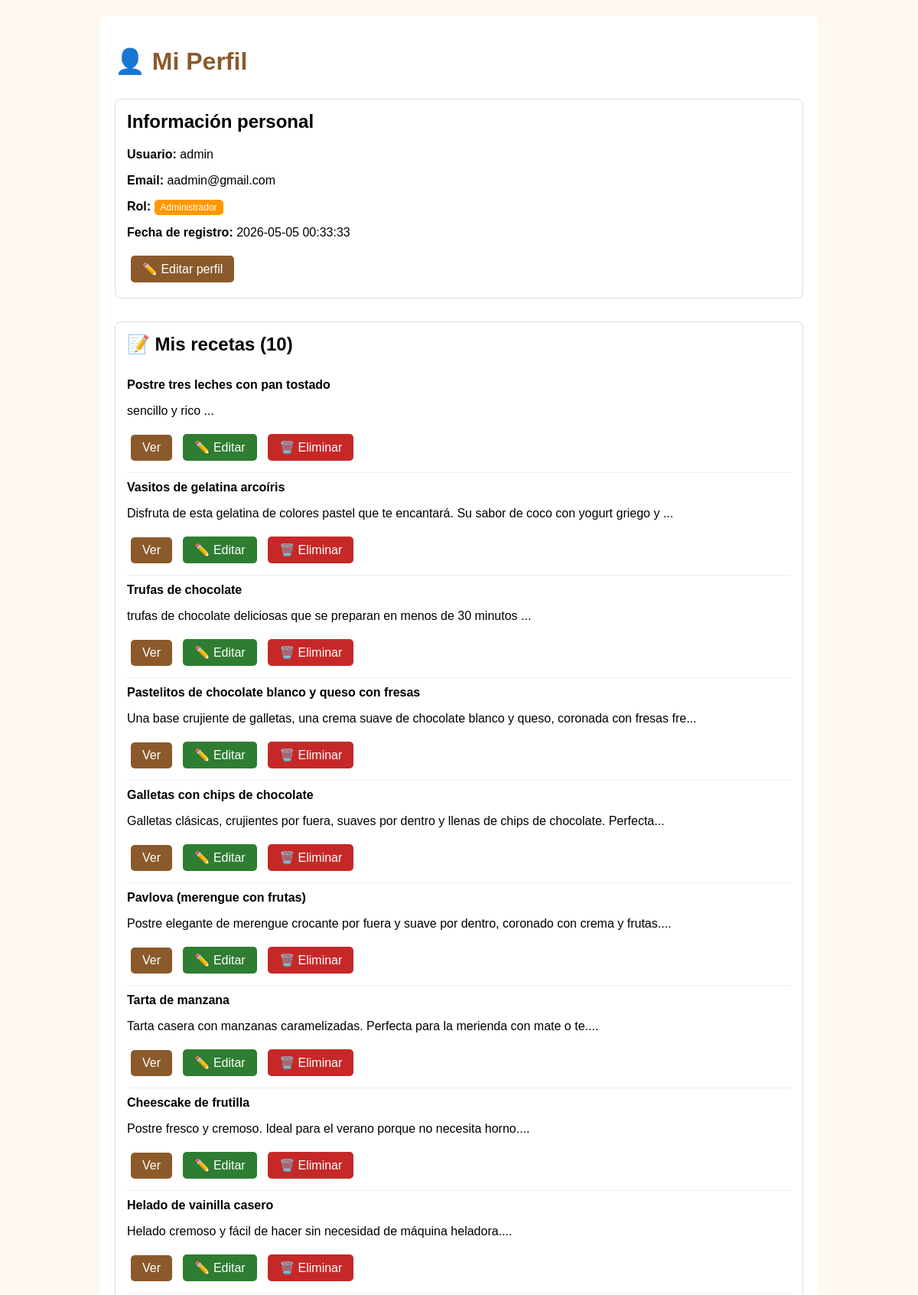
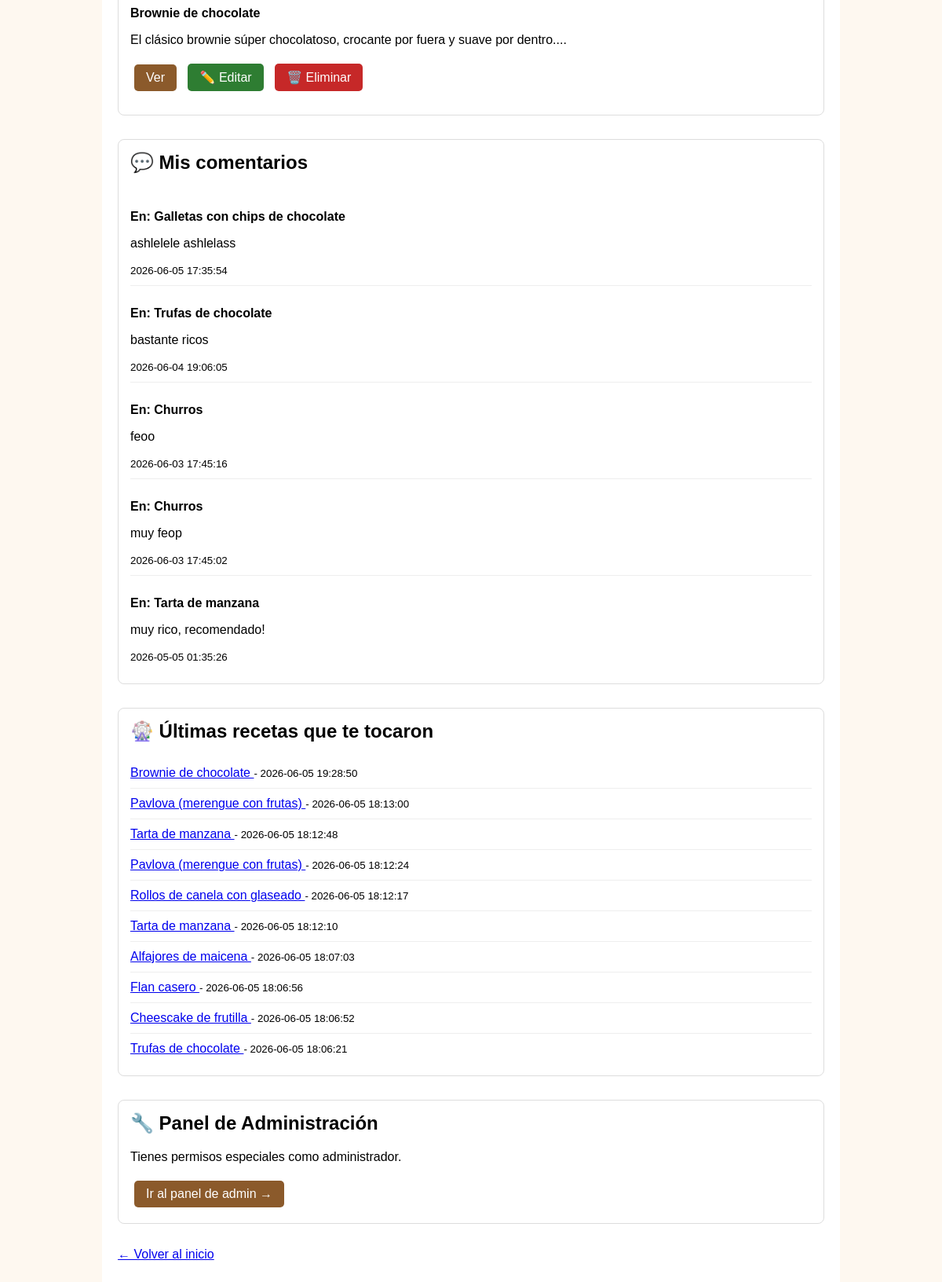
Page /proyecto_postres/perfil.php (signed in) on the committed database (2 pictures, top to bottom).
### tables this page shows
CREATE TABLE `usuarios` (
  `id` int(11) NOT NULL,
  `nombre_usuario` varchar(50) NOT NULL,
  `email` varchar(100) NOT NULL,
  `contraseña` varchar(255) NOT NULL,
  `fecha_registro` timestamp NOT NULL DEFAULT current_timestamp(),
  `rol` enum('usuario','admin') DEFAULT 'usuario'
);

CREATE TABLE `recetas` (
  `id` int(11) NOT NULL,
  `titulo` varchar(100) NOT NULL,
  `descripcion` text DEFAULT NULL,
  `ingredientes` text NOT NULL,
  `instrucciones` text NOT NULL,
  `tiempo_preparacion` int(11) DEFAULT NULL,
  `dificultad` enum('Fácil','Media','Difícil') NOT NULL DEFAULT 'Fácil',
  `imagen_url` varchar(255) DEFAULT NULL,
  `categoria_id` int(11) DEFAULT NULL,
  `usuario_id` int(11) DEFAULT NULL,
  `fecha_creacion` timestamp NOT NULL DEFAULT current_timestamp(),
  `votos_total` int(11) DEFAULT 0,
  `votos_count` int(11) DEFAULT 0
);

CREATE TABLE `comentarios` (
  `id` int(11) NOT NULL,
  `contenido` text NOT NULL,
  `fecha` timestamp NOT NULL DEFAULT current_timestamp(),
  `usuario_id` int(11) DEFAULT NULL,
  `receta_id` int(11) DEFAULT NULL
);

CREATE TABLE `ruleta_historial` (
  `id` int(11) NOT NULL,
  `usuario_id` int(11) DEFAULT NULL,
  `receta_id` int(11) DEFAULT NULL,
  `fecha_seleccion` timestamp NOT NULL DEFAULT current_timestamp()
);

### proyecto_postres/perfil.php (the view, shortened to what this page needs)
<?php
require_once 'conexion.php';
$usuario_id = $_SESSION['usuario_id'];
$sql_usuario = "SELECT * FROM usuarios WHERE id = $usuario_id";
$usuario = $conn->query($sql_usuario)->fetch_assoc();
$sql_recetas = "SELECT * FROM recetas WHERE usuario_id = $usuario_id ORDER BY fecha_creacion DESC";
$mis_recetas = $conn->query($sql_recetas);
$sql_comentarios = "SELECT c.*, r.titulo as receta_titulo
                    FROM comentarios c
                    JOIN recetas r ON c.receta_id = r.id
                    WHERE c.usuario_id = $usuario_id
                    ORDER BY c.fecha DESC LIMIT 10";
$mis_comentarios = $conn->query($sql_comentarios);
$sql_ruleta = "SELECT rh.*, r.titulo
               FROM ruleta_historial rh
               JOIN recetas r ON rh.receta_id = r.id
               WHERE rh.usuario_id = $usuario_id
               ORDER BY rh.fecha_seleccion DESC LIMIT 10";
$historial_ruleta = $conn->query($sql_ruleta);
?>
<!DOCTYPE html>
<html>
<head>
</head>
<body>
<div class="container">
    <h1>👤 Mi Perfil</h1>
    <div class="seccion">
        <h2>Información personal</h2>
        <p><strong>Usuario:</strong> <?php echo $usuario['nombre_usuario']; ?></p>
        <p><strong>Email:</strong> <?php echo $usuario['email']; ?></p>
        <p><strong>Rol:</strong>
            <?php if($usuario['rol'] == 'admin'): ?>
                <span class="admin-badge">Administrador</span>
            <?php else: ?>
                Usuario
            <?php endif; ?>
        </p>
        <p><strong>Fecha de registro:</strong> <?php echo $usuario['fecha_registro']; ?></p>
        <a href="editar_perfil.php" class="btn">✏️ Editar perfil</a>
    </div>
    <div class="seccion">
        <h2>📝 Mis recetas (<?php echo $mis_recetas->num_rows; ?>)</h2>
        <?php if($mis_recetas->num_rows > 0): ?>
            <?php while($receta = $mis_recetas->fetch_assoc()): ?>
                <div class="receta">
                    <strong><?php echo htmlspecialchars($receta['titulo']); ?></strong>
                    <p><?php echo substr(htmlspecialchars($receta['descripcion']), 0, 100); ?>...</p>
                    <a href="receta_detalle.php?id=<?php echo $receta['id']; ?>" class="btn">Ver</a>
                    <a href="receta_detalle.php?id=<?php echo $receta['id']; ?>" class="btn btn-editar">✏️ Editar</a>
                    <a href="perfil.php?eliminar=<?php echo $receta['id']; ?>" class="btn btn-eliminar" onclick="return confirm('¿Eliminar esta receta?')">🗑️ Eliminar</a>
                </div>
            <?php endwhile; ?>
        <?php else: ?>
            <p>No has subido ninguna receta aún.</p>
            <a href="subir_receta.php">➕ Subir mi primera receta</a>
        <?php endif; ?>
    </div>
    <div class="seccion">
        <h2>💬 Mis comentarios</h2>
        <?php if($mis_comentarios->num_rows > 0): ?>
            <?php while($comentario = $mis_comentarios->fetch_assoc()): ?>
                <div class="receta">
                    <p><strong>En: <?php echo htmlspecialchars($comentario['receta_titulo']); ?></strong></p>
                    <p><?php echo htmlspecialchars($comentario['contenido']); ?></p>
                    <small><?php echo $comentario['fecha']; ?></small>
                </div>
            <?php endwhile; ?>
        <?php else: ?>
            <p>No has comentado ninguna receta aún.</p>
        <?php endif; ?>
    </div>
    <div class="seccion">
        <h2>🎡 Últimas recetas que te tocaron</h2>
        <?php if($historial_ruleta->num_rows > 0): ?>
            <?php while($item = $historial_ruleta->fetch_assoc()): ?>
                <div class="receta">
                    <a href="receta_detalle.php?id=<?php echo $item['receta_id']; ?>">
                        <?php echo htmlspecialchars($item['titulo']); ?>
                    </a>
                    <small> - <?php echo $item['fecha_seleccion']; ?></small>
                </div>
            <?php endwhile; ?>
        <?php else: ?>
            <p>Todavía no usaste la ruleta. <a href="ruleta.php">¡Probala ahora!</a></p>
        <?php endif; ?>
    </div>
    <?php if($_SESSION['rol'] == 'admin'): ?>
    <div class="seccion">
        <h2>🔧 Panel de Administración</h2>
        <p>Tienes permisos especiales como administrador.</p>
        <a href="admin.php" class="btn">Ir al panel de admin →</a>
    </div>
    <?php endif; ?>
    <p><a href="index.php">← Volver al inicio</a></p>
</div>
</body>
</html>

### proyecto_postres/perfil.php (style rules this page uses)
body { font-family: Arial; margin: 20px; background: #fef8f0; }
.container { max-width: 900px; margin: auto; background: white; padding: 20px; border-radius: 10px; }
h1 { color: #8b5a2b; }
.seccion { margin: 30px 0; padding: 15px; border: 1px solid #ddd; border-radius: 8px; }
.seccion h2 { margin-top: 0; }
.receta { border-bottom: 1px solid #eee; padding: 10px 0; }
.receta:last-child { border-bottom: none; }
.admin-badge { background: #ff9800; color: white; padding: 3px 8px; border-radius: 5px; font-size: 12px; }
.btn { background: #8b5a2b; color: white; padding: 8px 15px; text-decoration: none; border-radius: 5px; display: inline-block; margin: 5px; }
.btn-eliminar { background: #c62828; }
.btn-editar { background: #2e7d32; }

### rows in the picture
usuarios: nombre_usuario "admin", email "aadmin@gmail.com", fecha_registro "2026-05-05 00:33:33"
recetas: titulo "Postre tres leches con pan tostado", descripcion "sencillo y rico"
recetas: titulo "Vasitos de gelatina arcoíris", descripcion "Disfruta de esta gelatina de colores pastel que te encantará. Su sabor de coco con yogurt griego y"
recetas: titulo "Trufas de chocolate", descripcion "trufas de chocolate deliciosas que se preparan en menos de 30 minutos"
recetas: titulo "Pastelitos de chocolate blanco y queso con fresas", descripcion "Una base crujiente de galletas, una crema suave de chocolate blanco y queso, coronada con fresas fre"
recetas: titulo "Galletas con chips de chocolate", descripcion "Galletas clásicas, crujientes por fuera, suaves por dentro y llenas de chips de chocolate. Perfecta"
recetas: titulo "Pavlova (merengue con frutas)", descripcion "Postre elegante de merengue crocante por fuera y suave por dentro, coronado con crema y frutas."
recetas: titulo "Tarta de manzana", descripcion "Tarta casera con manzanas caramelizadas. Perfecta para la merienda con mate o te."
recetas: titulo "Cheescake de frutilla", descripcion "Postre fresco y cremoso. Ideal para el verano porque no necesita horno."
recetas: titulo "Helado de vainilla casero", descripcion "Helado cremoso y fácil de hacer sin necesidad de máquina heladora."
recetas: titulo "Brownie de chocolate", descripcion "El clásico brownie súper chocolatoso, crocante por fuera y suave por dentro."
comentarios: receta.titulo "Galletas con chips de chocolate", contenido "ashlelele ashlelass", fecha "2026-06-05 17:35:54"
comentarios: receta.titulo "Trufas de chocolate", contenido "bastante ricos", fecha "2026-06-04 19:06:05"
comentarios: receta.titulo "Churros", contenido "feoo", fecha "2026-06-03 17:45:16"
comentarios: receta.titulo "Churros", contenido "muy feop", fecha "2026-06-03 17:45:02"
comentarios: receta.titulo "Tarta de manzana", contenido "muy rico, recomendado!", fecha "2026-05-05 01:35:26"
ruleta_historial: receta.titulo "Brownie de chocolate", fecha_seleccion "2026-06-05 19:28:50"
ruleta_historial: receta.titulo "Pavlova (merengue con frutas)", fecha_seleccion "2026-06-05 18:13:00"
ruleta_historial: receta.titulo "Tarta de manzana", fecha_seleccion "2026-06-05 18:12:48"
ruleta_historial: receta.titulo "Pavlova (merengue con frutas)", fecha_seleccion "2026-06-05 18:12:24"
ruleta_historial: receta.titulo "Rollos de canela con glaseado", fecha_seleccion "2026-06-05 18:12:17"
ruleta_historial: receta.titulo "Tarta de manzana", fecha_seleccion "2026-06-05 18:12:10"
ruleta_historial: receta.titulo "Alfajores de maicena", fecha_seleccion "2026-06-05 18:07:03"
ruleta_historial: receta.titulo "Flan casero", fecha_seleccion "2026-06-05 18:06:56"
ruleta_historial: receta.titulo "Cheescake de frutilla", fecha_seleccion "2026-06-05 18:06:52"
ruleta_historial: receta.titulo "Trufas de chocolate", fecha_seleccion "2026-06-05 18:06:21"

### other values in the picture
$mis_recetas->num_rows "10"
